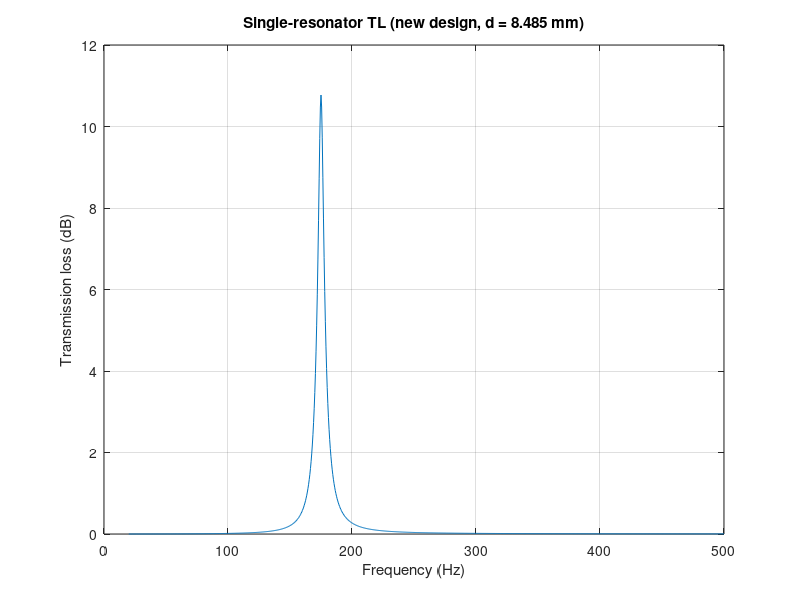

This chart was generated by the following MATLAB code: (Note: this script raises an error after producing the figure.)
%% HELMHOLTZ_PANEL_ABSORPTION
% Graded panel of narrow-neck Helmholtz resonators (36 cells, 150-250 Hz):
% transmission loss, absorption (normal incidence and statistical) and
% cavity dimensions for the 3D-printed design (OpenSCAD).
%
% Sections:
%   0. Global parameters
%   1. Narrow-neck resonator (neck side = d/sqrt(2)), reference cell at 175 Hz
%   2. Single-resonator TL
%   3. Graded panel: impedance and TL (locally reactive surface)
%   4. Absorption at normal incidence (Kundt tube)
%   5. Statistical absorption (Sabine, diffuse field)
%   6. Cavity dimensions for OpenSCAD
%
% Requirements: base MATLAB (no toolboxes).
% Author: Pepe - Undergraduate thesis (TFG), Universidad de Malaga.

clear; clc; close all;

%% 0. Global parameters
f0   = 175;              % Reference resonance frequency [Hz]
w0   = 2*pi*f0;          % [rad/s]
rho0 = 1.21;             % Air density [kg/m^3]
c    = 343;              % Speed of sound [m/s]
nu   = 1.5e-5;           % Kinematic viscosity of air [m^2/s]
Zc   = rho0*c;           % Characteristic impedance of air [Pa*s/m]

L    = 15e-3;            % Neck length [m]
d0   = 12e-3;            % Original neck side length [m]

Nceldas = 36;            % Number of cells in the panel

% Frequency sweep
f  = 20:0.5:500;         % [Hz]
w  = 2*pi*f;             % [rad/s]
Nf = numel(f);

%% 1. Narrow-neck design (d/sqrt(2)) - reference cell at 175 Hz
d_new    = d0/sqrt(2);            % Neck side length [m]
S_new    = d_new^2;               % Neck cross-section area [m^2]
Leff_new = L + 0.85*d_new;        % Effective neck length with end correction [m]

V_new  = (c^2*S_new)/(w0^2*Leff_new);                         % Reference cavity volume [m^3]
CA_new = V_new/(rho0*c^2);                                    % Acoustic compliance
MA_new = rho0*Leff_new/S_new;                                 % Acoustic mass
RA_new = (rho0/S_new)*sqrt(2*w0*nu)*(1 + L/d_new);            % Viscous resistance
Q_new  = (w0*MA_new)/RA_new;                                  % Quality factor
df_new = f0/Q_new;                                            % Half-power bandwidth [Hz]

fprintf('Narrow-neck design: d = %.3f mm, Q = %.1f, bandwidth = %.2f Hz\n', ...
    d_new*1e3, Q_new, df_new);

%% 2. Single-resonator TL (side branch in a 100 x 100 mm duct)
Zm    = RA_new + 1i*(w*MA_new - 1./(w*CA_new));   % Resonator acoustic impedance
Sduct = 0.01;                                     % Duct cross-section area [m^2]
Z0    = rho0*c/Sduct;                             % Duct characteristic impedance
TL    = 20*log10(abs((2*Zm + Z0)./(2*Zm)));

figure;
plot(f, TL);
xlabel('Frequency (Hz)'); ylabel('Transmission loss (dB)');
title(sprintf('Single-resonator TL (new design, d = %.3f mm)', d_new*1e3));
grid on;

%% 3. Graded panel of resonators
f0i = linspace(150, 250, Nceldas);     % Equispaced design frequencies [Hz]
w0i = 2*pi*f0i;
disp('Design frequencies [Hz]:');
disp(mat2str(round(f0i, 1)));

% Cavity volume of each cell (same neck, different volume)
Vi = (c^2*S_new) ./ (w0i.^2 * Leff_new);   % [m^3]
disp('Cavity volumes [cm^3]:');
disp(mat2str(round(Vi*1e6, 1)));

% Lumped parameters of each cell
RA_i = (rho0/S_new) * sqrt(2*w0i*nu) .* (1 + L/d_new);
MA_i = MA_new;                              % Same neck for all cells
CA_i = Vi / (rho0*c^2);

% Impedance of each cell over the frequency sweep
Zm_panel = zeros(Nceldas, Nf);
for i = 1:Nceldas
    Zm_panel(i,:) = RA_i(i) + 1i*(w*MA_i - 1./(w*CA_i(i)));
end

% Check: impedance of each cell at its own design frequency
for i = 1:Nceldas
    [~, idx] = min(abs(f - f0i(i)));
    fprintf('Cell %2d (f0 = %.1f Hz): Zm = %.2f + %.2fi\n', ...
        i, f0i(i), real(Zm_panel(i,idx)), imag(Zm_panel(i,idx)));
end

% Locally reactive surface: cells in parallel (admittances add)
Ym_panel = sum(1./Zm_panel, 1);
Zm_total = 1 ./ Ym_panel;                  % Total acoustic impedance [Pa*s/m^3]

% Specific (surface) impedance of the panel [Pa*s/m]
s_celda  = V_new^(1/3);                    % Cell footprint side: cube root of the 175 Hz reference volume [m]
A_panel  = Nceldas * s_celda^2;            % Total panel area [m^2]
Zs_panel = Zm_total * A_panel;

% Transmission loss (normal incidence)
TLpanel = 20*log10(abs(1 + Zs_panel./(2*Zc)));

figure('Name', sprintf('Graded panel TL (%d cells, narrow neck)', Nceldas));
plot(f, TLpanel, 'r', 'LineWidth', 1.5, 'DisplayName', 'Graded panel TL');
xlabel('Frequency (Hz)'); ylabel('Transmission loss (dB)');
title(sprintf('Graded panel transmission loss (%d cells)', Nceldas));
legend('show'); grid on;
ylim([0 max(TLpanel)+5]);

figure('Name', sprintf('Panel (%d cells) vs single cell', Nceldas));
plot(f, TL, 'b--', 'LineWidth', 1.2, 'DisplayName', 'Single cell (175 Hz, narrow neck)');
hold on;
plot(f, TLpanel, 'r-', 'LineWidth', 2, ...
    'DisplayName', sprintf('Graded panel, %d cells (150-250 Hz)', Nceldas));
hold off;
xlabel('Frequency (Hz)'); ylabel('Transmission loss (dB)');
title(sprintf('Comparison: %d-cell panel vs single cell', Nceldas));
grid on; xlim([100 300]); legend('show');

%% 4. Absorption at normal incidence (Kundt tube)
R = (Zs_panel - Zc) ./ (Zs_panel + Zc);    % Reflection coefficient
alpha_normal = 1 - abs(R).^2;              % Absorption coefficient

figure('Name', sprintf('Normal-incidence absorption (%d cells)', Nceldas));
plot(f, alpha_normal, 'b', 'LineWidth', 1.5, 'DisplayName', '\alpha_n (normal incidence)');
xlabel('Frequency (Hz)'); ylabel('Absorption coefficient (\alpha_n)');
title(sprintf('Panel absorption (%d cells) - normal incidence', Nceldas));
grid on; legend('show', 'Location', 'southwest');
xlim([100 300]); ylim([0 1.1]);

%% 5. Statistical absorption (Sabine, diffuse field)
% alpha_s = 2 * int_0^{pi/2} alpha(theta) sin(theta) cos(theta) dtheta
theta = linspace(0, pi/2, 1000);           % Angle of incidence [rad]
alpha_sabine = zeros(1, Nf);

for kf = 1:Nf
    Zs_f = Zs_panel(kf);                                             % Surface impedance at frequency kf
    R_theta = (Zs_f.*cos(theta) - Zc) ./ (Zs_f.*cos(theta) + Zc);    % Angle-dependent reflection coefficient
    alpha_theta = 1 - abs(R_theta).^2;
    alpha_sabine(kf) = 2 * trapz(theta, alpha_theta .* sin(theta) .* cos(theta));
end

figure('Name', sprintf('Absorption: Kundt vs Sabine (%d cells)', Nceldas));
plot(f, alpha_normal, 'b-', 'LineWidth', 1.5, 'DisplayName', '\alpha_n (Kundt, normal incidence)');
hold on;
plot(f, alpha_sabine, 'r-', 'LineWidth', 2, 'DisplayName', '\alpha_s (Sabine, statistical)');
hold off;
xlabel('Frequency (Hz)'); ylabel('Absorption coefficient (\alpha)');
title(sprintf('Panel absorption (%d cells): normal vs statistical', Nceldas));
grid on; legend('show', 'Location', 'southwest');
xlim([100 300]); ylim([0 1.1]);

%% 6. Cavity dimensions for the 3D-printed design (OpenSCAD)
s_celda_mm   = s_celda * 1000;             % Cell inner side [mm]
Vi_mm3       = Vi * 1e9;                   % Cavity volumes [mm^3]
h_cavidad_mm = Vi_mm3 / (s_celda_mm^2);    % Cavity depth of each cell [mm]

fprintf('\n--- OPENSCAD DATA ---\n');
fprintf('Base inner side (s_celda): %.2f mm\n', s_celda_mm);
fprintf('Maximum cavity height (150 Hz): %.2f mm\n', max(h_cavidad_mm));
fprintf('Vector of %d cavity depths (mm):\n', Nceldas);
disp(mat2str(round(h_cavidad_mm, 2)));
